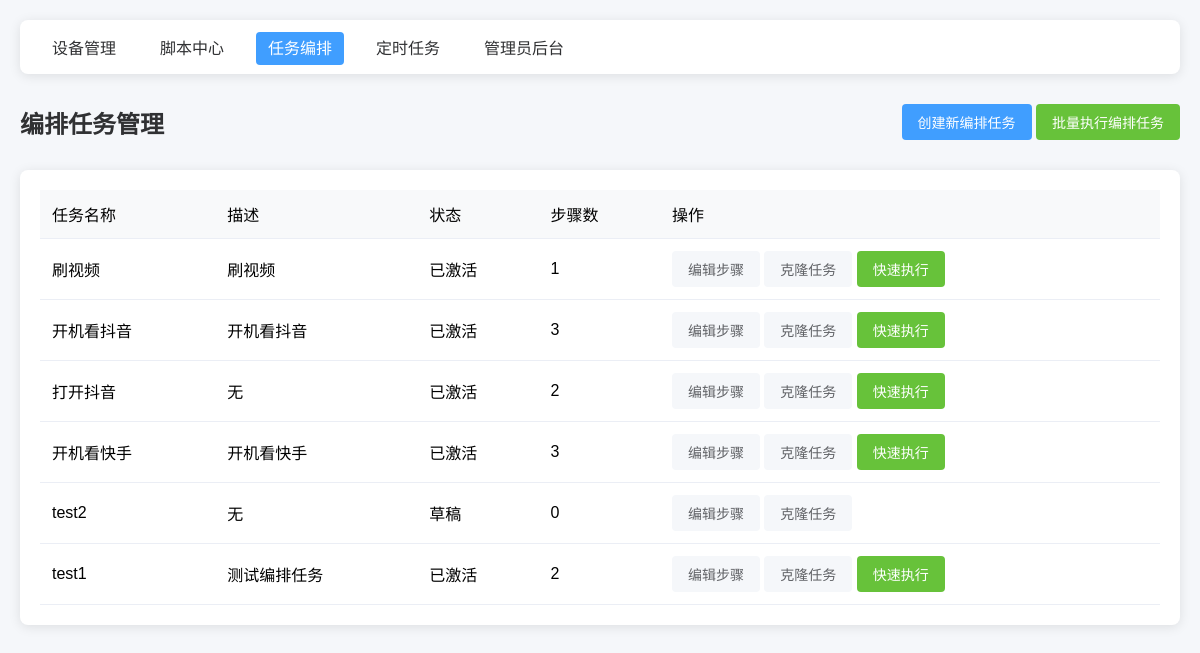
/task_orchestration/list/, run on the app's committed database.
### task_orchestration/models.py (models this page shows, shortened)
class OrchestrationTask(models.Model):
    TASK_STATUS = (
        ("draft", "草稿"),
        ("active", "已激活"),
        ("disabled", "已禁用"),
    )
    name = models.CharField("编排任务名称", max_length=100, unique=True)
    description = models.TextField("描述", blank=True, null=True)
    status = models.CharField("状态", max_length=20, choices=TASK_STATUS, default="draft")
    create_time = models.DateTimeField("创建时间", default=timezone.now)
    update_time = models.DateTimeField("更新时间", auto_now=True)
    class Meta:
        verbose_name = "编排任务"
        verbose_name_plural = "编排任务管理"
        ordering = ["-create_time"]

### task_orchestration/views.py (the view)
# urls.py: path('list/', views.OrchestrationListView.as_view(), name='list'),
class OrchestrationListView(View):
    def get(self, request):
        tasks = OrchestrationTask.objects.all()
        return render(request, "task_orchestration/list.html", {
            "tasks": tasks,
            "page_title": "编排任务管理"
        })

### task_orchestration/templates/task_orchestration/list.html (shortened to what this page needs)
{% extends 'base.html' %}
{% load static %}
{% block page_header %}
    <div class="page-header">
        <h1>{{ page_title }}</h1>
        <div class="btn-group">
            <a href="{% url 'task_orchestration:create' %}" class="btn btn-primary">创建新编排任务</a>
            <a href="{% url 'task_orchestration:execute_orchestration' %}" class="btn btn-success">批量执行编排任务</a>
        </div>
    </div>
{% endblock %}
{% block content %}
    <div class="card">
        <table>
            <thead>
            <tr>
                <th>任务名称</th>
                <th>描述</th>
                <th>状态</th>
                <th>步骤数</th>
                <th>操作</th>
            </tr>
            </thead>
            <tbody>
            {% for task in tasks %}
                <tr>
                    <td>{{ task.name }}</td>
                    <td>{{ task.description|default:"无" }}</td>
                    <td>{{ task.get_status_display }}</td>
                    <td>{{ task.steps.count }}</td>
                    <td>
                        <a href="{% url 'task_orchestration:edit_steps' task.id %}" class="btn btn-default">编辑步骤</a>
                        <a href="{% url 'task_orchestration:clone' task.id %}" class="btn btn-default">克隆任务</a>
                        {% if task.status == 'active' %}
                            <button onclick="executeOrchestration({{ task.id }})" class="btn btn-success">快速执行
                            </button>
                        {% endif %}
                    </td>
                </tr>
            {% empty %}
                <tr>
                    <td colspan="5" class="text-center">暂无编排任务</td>
                </tr>
            {% endfor %}
            </tbody>
        </table>
    </div>
{% endblock %}

### templates/base.html (style rules this page uses)
* { margin: 0; padding: 0; box-sizing: border-box; }
body { padding: 20px; background-color: #f5f7fa; font-family: "Microsoft YaHei", sans-serif; }
.btn { padding: 8px 16px; border: none; border-radius: 4px; cursor: pointer; font-size: 14px; text-decoration: none; display: inline-block; transition: background-color 0.2s; }
.btn-primary { background-color: #409eff; color: #fff; }
.btn-success { background-color: #67c23a; color: #fff; }
.btn-default { background-color: #f5f7fa; color: #606266; }
.page-header { margin-bottom: 30px; display: flex; justify-content: space-between; align-items: center; }
.page-header h1 { color: #303133; font-size: 24px; }
.card { background-color: #fff; border-radius: 8px; box-shadow: 0 2px 12px 0 rgba(0, 0, 0, 0.1); padding: 20px; margin-bottom: 20px; }
table { width: 100%; border-collapse: collapse; }
th, td { padding: 12px; text-align: left; border-bottom: 1px solid #ebeef5; }
th { background-color: #f8f9fa; font-weight: 500; }

### data on the page
OrchestrationTask: name "刷视频", description "刷视频", status "已激活", steps.count "1"
OrchestrationTask: name "开机看抖音", description "开机看抖音", status "已激活", steps.count "3"
OrchestrationTask: name "打开抖音", description "无", status "已激活", steps.count "2"
OrchestrationTask: name "开机看快手", description "开机看快手", status "已激活", steps.count "3"
OrchestrationTask: name "test2", description "无", status "草稿", steps.count "0"
OrchestrationTask: name "test1", description "测试编排任务", status "已激活", steps.count "2"

### other printed values
{{ page_title }} "编排任务管理"
